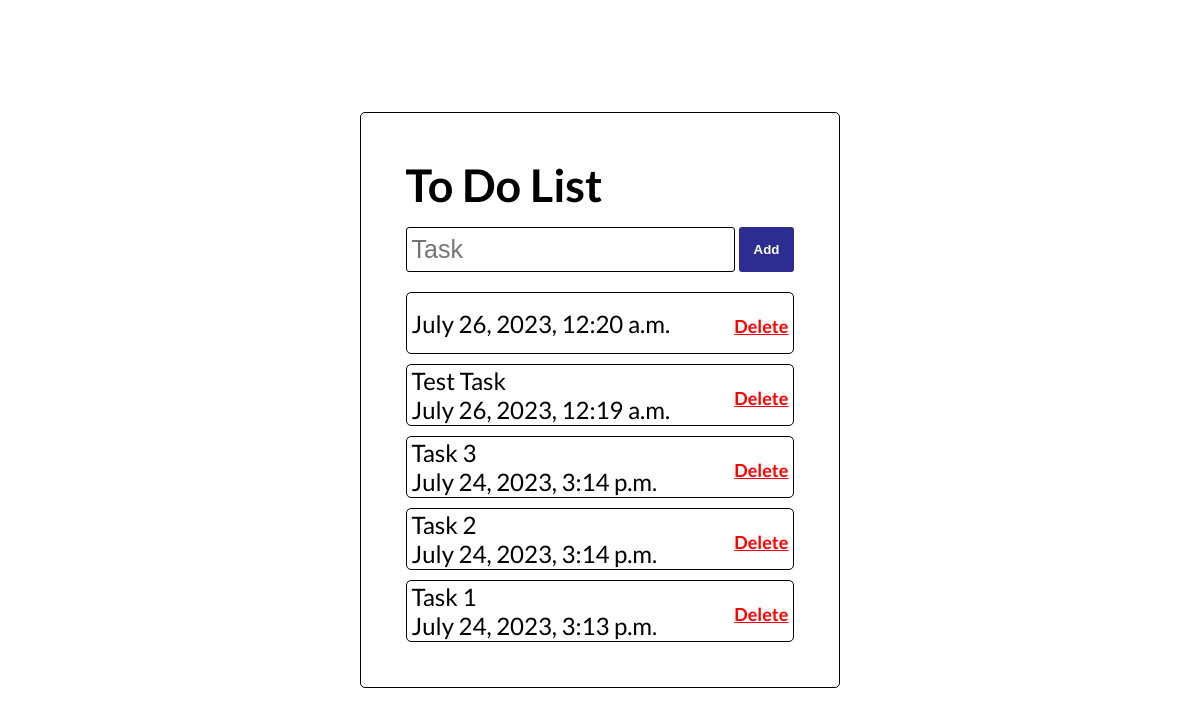
Before: /todolist with the older database file.
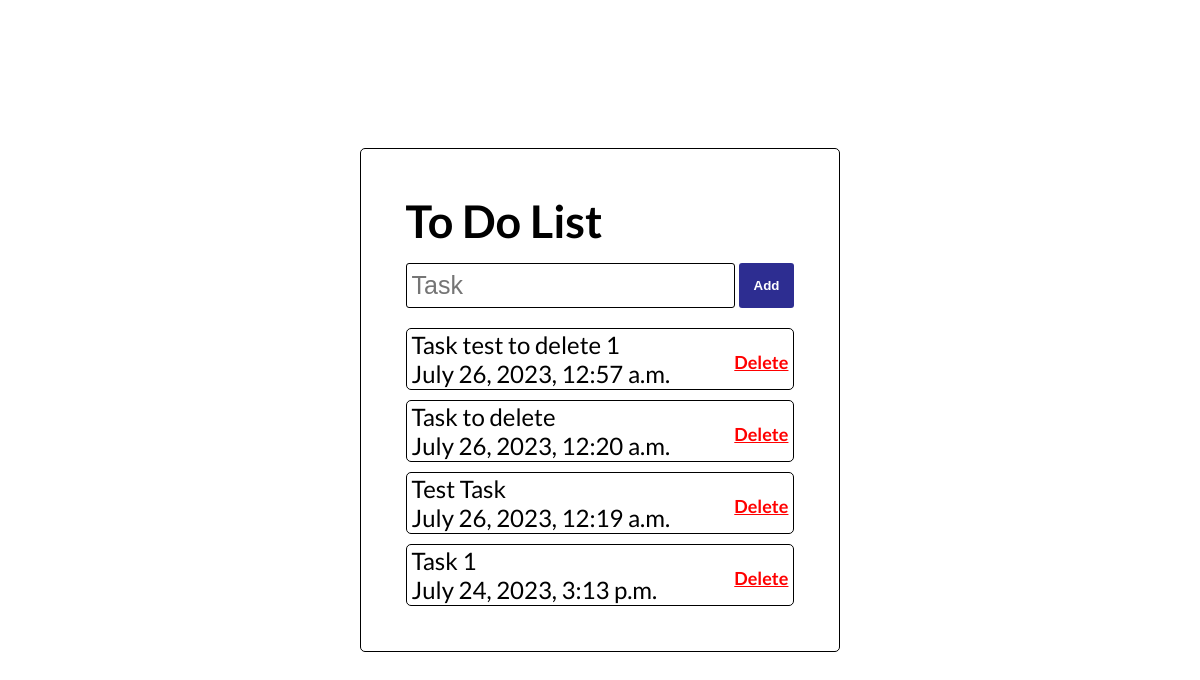
After: the same page with the newer database file.
### toDoList/models.py (models this page shows, shortened)
class Task(models.Model):
    task_text = models.CharField(max_length=200)
    date_creation = models.DateTimeField("Date creation")
    view = models.BooleanField(default=True)

### toDoList/views.py (the view)
# urls.py: path('', views.IndexView.as_view(), name="index"),
class IndexView(generic.ListView):
    context_object_name = "tasks"
    template_name = "toDoList/index.html"
    def get_queryset(self):
        return Task.objects.all().filter(view=True).order_by('-date_creation')

### toDoList/templates/toDoList/index.html (shortened to what this page needs)
{% load static %}
<!DOCTYPE html>
<html lang="en">
<head>
    <link rel="stylesheet" href="{% static 'toDoList/index.css' %}" >
</head>
<body>
    <div id="content">
        <h1>To Do List</h1>
        <div class="addTask">
            <form method="POST" action="{% url 'toDoList:addTask' %}">
                <input type="text" name="task_text" required placeholder="Task" class='input-task' />
                <input type="submit" value="Add"/>
            </form>
        </div>
        <div id="bloc-task">
            {% for task in tasks %}
                <div id="task">
                    <div class="left">
                        <div id="task_text">
                            {{task.task_text}}
                        </div>
                        <div id="task_date">
                            {{task.date_creation}}
                        </div>
                    </div>
                    <div class="right">
                        <a href="{% url 'toDoList:deleteTask' task.id %}" id="delete">
                            Delete
                        </a>
                    </div>
                </div>
            {% endfor %}
        </div>
    </div>
</body>
</html>

Changed rows visible on the page:
no longer on this page (row edited): Task: task_text "Task 3", date_creation "July 24, 2023, 3:14 p.m."
no longer on this page (row edited): Task: task_text "Task 2", date_creation "July 24, 2023, 3:14 p.m."
added Task: task_text "Task test to delete 1", date_creation "July 26, 2023, 12:57 a.m."
changed Task: task_text (not shown) → "Task to delete"
